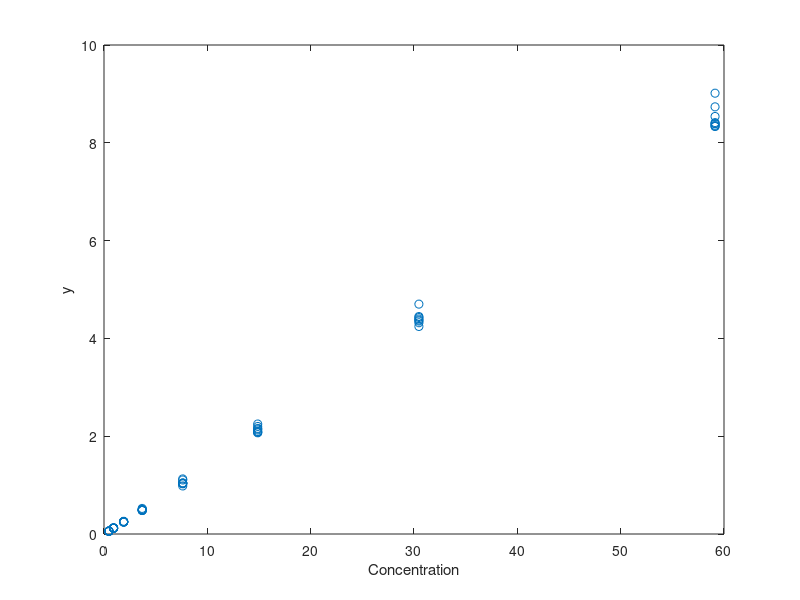

Write the MATLAB code that produced this figure. (Note: this script raises an error after producing the figure.)
% The Relationship Between Transformation and Weighting
% in Regression, With Application to Biological and Physical Science,
% Institute of Statistics mimeo series Report 1947, North Carolina State University. 
% File is downloadable from
% https://pdfs.semanticscholar.org/7067/fd66fe06f114cac58eef8253eb7483edfd29.pdf
% The material assayed was obtained from two sources, with every other
% concentration starting with 0.476 from the first source and the remainder from the
% second. Replicate observations were obtained by subsampling at each concentration.
x=[0.476	0.924	1.905	3.696	7.619	14.874	30.474	59.134];
yy=[0.05706	0.11781	0.25071	0.49596	1.03928	2.14635	4.24397	8.53848...
0.057	0.11615	0.25398	0.4807	1.03659	2.09495		    8.41333...
0.06363	0.12587	0.24552	0.49442	1.12641	2.24941	4.7011	9.01437...
0.05566	0.12308	0.24889	0.52321	1.10456	2.19937	4.44709	8.73544...
0.05449	0.11629	0.24858	0.49931	1.03184	2.16042	4.42707	8.33862...
0.06153	0.11878	0.24657	0.5021	1.02598	2.09198	4.39725	8.33347...
0.05837	0.11869	0.24212	0.4886	0.98267	2.07686	4.35511	8.35725...
0.05388	0.11886	0.25975	0.48158	1.04321	2.06961	4.37357	8.39123...
0.05618	0.12492	0.25311	0.4827	1.03838	2.12548	4.3204	8.3901];
X=[x';x([1:6 8])'; repmat(x(:),7,1)];
y=yy';
% The plot of the data shows: a systematic increase in variance with level
% of mean response, small variability relative to the range of the means,
% and reasonably straight-line relationship.
plot(X,y,'o')
xlabel('Concentration')
ylabel('y')
% In this case both lambda and the beta coefficients are estimated
% A linear link between X and beta is assumed
out=tBothSides(y, X);
disp(out.Btable)
close all
save tempfileWS